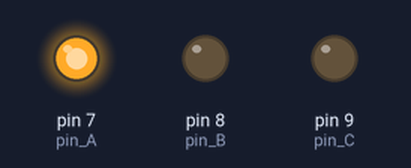
Bench run of a sketch on a simulated Arduino Uno, built with avr-gcc and run on an emulated ATmega328P. Parts: output pins drawn as LEDs (lit = HIGH). What the sketch prints to the serial monitor is not drawn.

Above: at 1.0 s.
At 4.1 s:
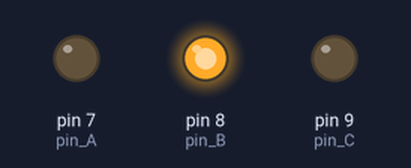
At 9.2 s:
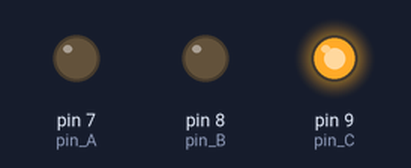
Timing chart, 0 to 16.0 s (numbered marks = the images above):
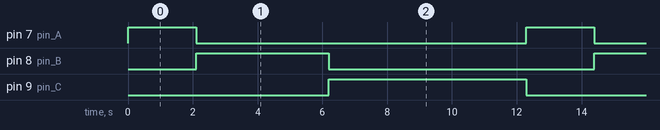

Measured:
- by itself, pin 7 (pin_A): alternates HIGH for 2.1 s and LOW for 10.2 s
- by itself, pin 8 (pin_B): alternates HIGH for 4.1 s and LOW for 8.2 s
- by itself, pin 9 (pin_C): alternates HIGH for 6.1 s and LOW for 6.2 s

The sketch:

G7_Sketch_Pour_Validation_1.ino
```cpp
/*
Time :	11/08/2016 13:19:21
Generated from the grafcet File:
	D:\DD2\THESE\aContinuation_Fev2016\ArduinoCompiler_VM_Code\Efficiency_v2\g7s\Group 1\Pour_Validation_1.xml
*/
#include "TimerOne.h"
/*
//Declare INPUTS pins
#define IN_PIN_0 0
#define IN_PIN_1 1
...

//Declare OUTPUTS pins
#define OUT_PIN_0 7
#define OUT_PIN_1 8
...
*/

//**** 	Declare OUTPUT pins mapped 	**** 	 Total Outputs : 3
const unsigned int pin_A = 7;
const unsigned int pin_B = 8;
const unsigned int pin_C = 9;

//**** 	 Declare OUPUT pins states	****
boolean A = false, A_Old = false;
boolean B = false, B_Old = false;
boolean C = false, C_Old = false;

//**** 	 Declare STEPs variables	****
boolean S0_X = true, S0_X_Old = true;
boolean S1_X = false, S1_X_Old = false;
boolean S2_X = false, S2_X_Old = false;

//**** 	 Declare Transitions receptivities variables	****
boolean TR_1 = false;
boolean TR_2 = false;
boolean TR_3 = false;

//**** 	 Declare STEPs timing variables for duration activity 	****
unsigned int S0_duration = 0;
unsigned int S1_duration = 0;
unsigned int S2_duration = 0;

//To measure the efficacy
unsigned int NN = 0;
unsigned int time_val;

////FT = 1000/Board_TIME_UNIT = Frequency of the Step activity callback function Step_timer_update_callback
const unsigned int Board_TIME_UNIT = 100;

//To manage timer or measuring duration of active steps
//const unsigned int Board_TIME_UNIT = 1; // Board_TIME_UNIT =5 i.e. 5Hz : Number of callback function of Timer1 per second

void initializeTimer1(){
  //Timer1.initialize(1000000);     // initialize timer1, and set a 1 second period
  unsigned int FT_Steps = 1000/Board_TIME_UNIT; //FT_Steps = frequency_timer
  Timer1.initialize(1000000/FT_Steps);       // initialize timer1, and set a 1 second period
  //Timer1.pwm(9, 512);             		// setup pwm on pin 9, 50% duty cycle, if there is pinMode(9, OUTPUT); It present the frequency of the timer
  Timer1.attachInterrupt(Step_timer_update_callback);   // attaches callback() as a timer overflow interrupt
}

void Step_timer_update_callback(){
	if(S0_X) {S0_duration ++ ;} else {S0_duration = 0;}
	if(S1_X) {S1_duration ++ ;} else {S1_duration = 0;}
	if(S2_X) {S2_duration ++ ;} else {S2_duration = 0;}
}

void setup(){
	initializeTimer1();
	Serial.begin(9600);
	//INIT OUTPUT PINs
	pinMode(pin_A, OUTPUT);
	pinMode(pin_B, OUTPUT);
	pinMode(pin_C, OUTPUT);

	time_val = millis();
	NN = 0;
}

void loop(){
	//Clearing conditions
	TR_1 = (S0_duration > 20);
	TR_2 = (S1_duration > 40);
	TR_3 = (S2_duration > 60);

	//Evaluate Step variables
	S0_X = TR_3 || (S0_X && !TR_1);
	S1_X = TR_1 || (S1_X && !TR_2);
	S2_X = TR_2 || (S2_X && !TR_3);

	//Evaluate OUTPUTs variables
	A = S0_X;
	B = S1_X;
	C = S2_X;

	//Update OUTPUTs
	if(A_Old != A) {digitalWrite(pin_A, A); }
	if(B_Old != B) {digitalWrite(pin_B, B); }
	if(C_Old != C) {digitalWrite(pin_C, C); }

	//Update Old OUTPUTs
	A_Old = A;
	B_Old = B;
	C_Old = C;

	//Update Old Step variables state
	S0_X_Old = S0_X;
	S1_X_Old = S1_X;
	S2_X_Old = S2_X;

	NN++;
	if(millis() - time_val > 5000){
		Serial.println(NN);
		NN = 0; time_val = millis();
	}
}
```
